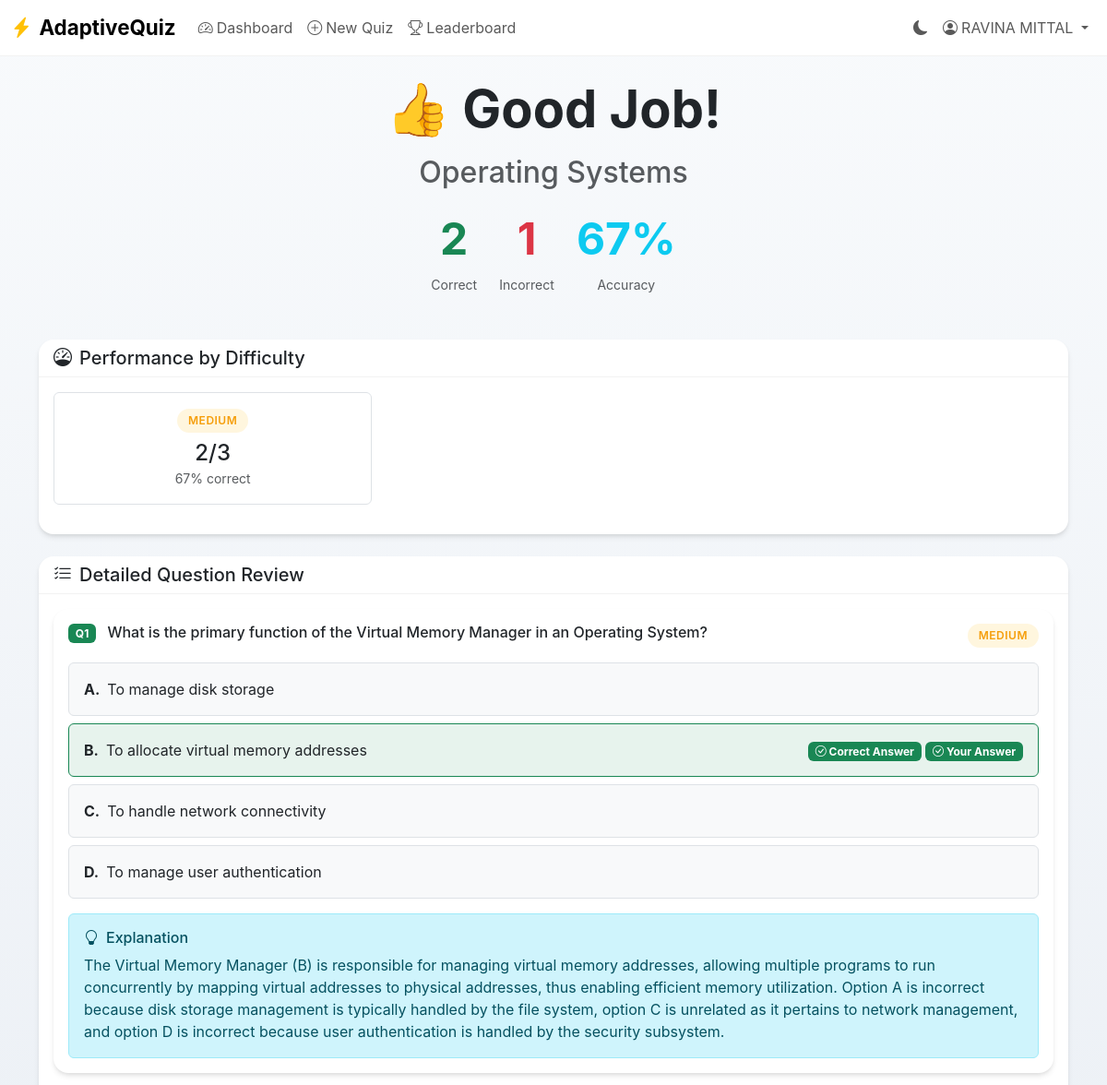
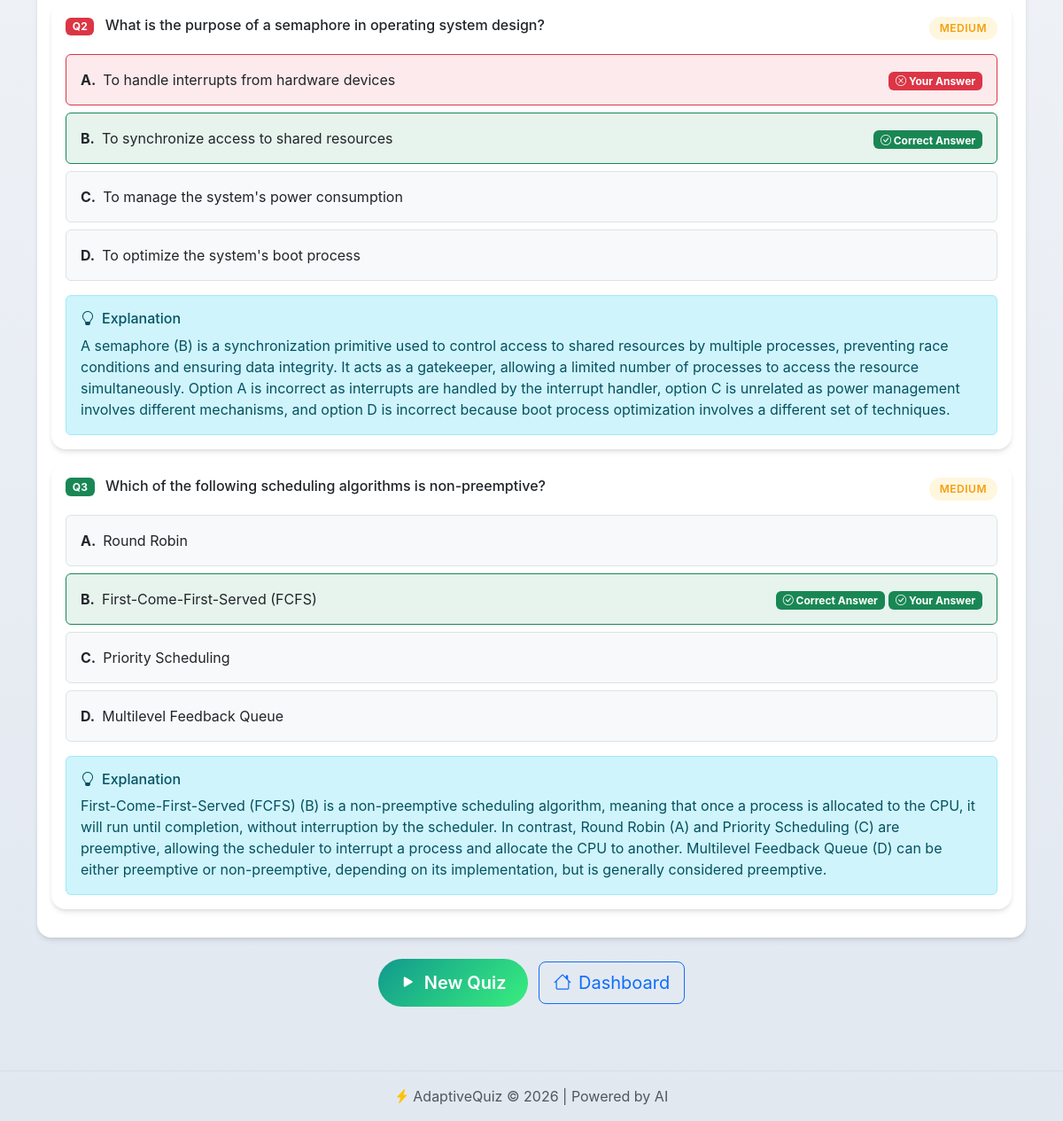
The page /quiz/2/results (signed in) on the database its author committed (2 pictures, top to bottom).
### models.py (models this page shows)
class User(UserMixin, db.Model):
    id = db.Column(db.Integer, primary_key=True)
    email = db.Column(db.String(120), unique=True, nullable=False)
    password_hash = db.Column(db.String(255), nullable=False)
    name = db.Column(db.String(100), nullable=False)
    is_admin = db.Column(db.Boolean, default=False)
    quiz_attempts = db.relationship("QuizAttempt", backref="user", lazy=True)

class QuizAttempt(db.Model):
    id = db.Column(db.Integer, primary_key=True)
    user_id = db.Column(db.Integer, db.ForeignKey("user.id"), nullable=False)
    topic = db.Column(db.String(100), nullable=False)
    difficulty = db.Column(db.String(20), nullable=False)
    score = db.Column(db.Integer, nullable=False)
    total_questions = db.Column(db.Integer, nullable=False)
    started_at = db.Column(db.DateTime, default=datetime.utcnow)
    completed_at = db.Column(db.DateTime)
    time_taken_sec = db.Column(db.Integer)
    details = db.relationship("AttemptQuestion", backref="attempt", lazy=True)

class AttemptQuestion(db.Model):
    id = db.Column(db.Integer, primary_key=True)
    attempt_id = db.Column(db.Integer, db.ForeignKey("quiz_attempt.id"), nullable=False)
    question_id = db.Column(db.Integer, db.ForeignKey("question.id"), nullable=True)
    question_text = db.Column(db.Text, nullable=False)
    option_a = db.Column(db.String(255), nullable=False)
    option_b = db.Column(db.String(255), nullable=False)
    option_c = db.Column(db.String(255), nullable=False)
    option_d = db.Column(db.String(255), nullable=False)
    correct_answer = db.Column(db.String(1), nullable=False)
    user_answer = db.Column(db.String(1))
    is_correct = db.Column(db.Boolean)
    topic = db.Column(db.String(100), nullable=False)
    difficulty = db.Column(db.String(20), nullable=False)
    time_taken_sec = db.Column(db.Integer)
    time_spent_sec = db.Column(db.Integer, default=0)
    explanation = db.Column(db.Text)

### app.py (the view)
@app.route("/quiz/<int:attempt_id>/results")
@login_required
def quiz_results(attempt_id):
    attempt = QuizAttempt.query.filter_by(
        id=attempt_id, user_id=current_user.id
    ).first_or_404()
    if not attempt.completed_at:
        flash("Complete the quiz first!", "warning")
        return redirect(url_for("take_quiz", attempt_id=attempt_id))
    questions = AttemptQuestion.query.filter_by(attempt_id=attempt.id).all()
    difficulty_stats = {}
    for q in questions:
        diff = q.difficulty or "Medium"
        if diff not in difficulty_stats:
            difficulty_stats[diff] = {"correct": 0, "total": 0}
        difficulty_stats[diff]["total"] += 1
        if q.is_correct:
            difficulty_stats[diff]["correct"] += 1
    return render_template(
        "results.html",
        attempt=attempt,
        questions=questions,
        difficulty_stats=difficulty_stats
    )

### app.py (called while the page is built)
@login_manager.user_loader
def load_user(user_id):
    return User.query.get(int(user_id))

### templates/results.html (shortened to what this page needs)
{% extends "base.html" %}
{% block content %}
<div class="animate-fade-in">
    <div class="text-center mb-5">
        <h1 class="display-4 fw-bold mb-3">
            {% if (attempt.score / attempt.total_questions) >= 0.8 %}
            🎉 Excellent Work!
            {% elif (attempt.score / attempt.total_questions) >= 0.6 %}
            👍 Good Job!
            {% else %}
            💪 Keep Learning!
            {% endif %}
        </h1>
        <h2 class="text-muted">{{ attempt.topic }}</h2>
        <div class="d-flex justify-content-center gap-4 mt-4">
            <div class="text-center">
                <h3 class="display-5 fw-bold text-success">{{ attempt.score }}</h3>
                <small class="text-muted">Correct</small>
            </div>
            <div class="text-center">
                <h3 class="display-5 fw-bold text-danger">{{ attempt.total_questions - attempt.score }}</h3>
                <small class="text-muted">Incorrect</small>
            </div>
            <div class="text-center">
                <h3 class="display-5 fw-bold text-info">{{ ((attempt.score / attempt.total_questions) *
                    100)|round(0)|int }}%</h3>
                <small class="text-muted">Accuracy</small>
            </div>
        </div>
    </div>
    {% if difficulty_stats %}
    <div class="card mb-4">
        <div class="card-header">
            <h5 class="mb-0"><i class="bi bi-speedometer me-2"></i>Performance by Difficulty</h5>
        </div>
        <div class="card-body">
            <div class="row">
                {% for diff, stats in difficulty_stats.items() %}
                <div class="col-md-4 mb-3">
                    <div class="text-center p-3 border rounded">
                        <span class="difficulty-badge {{ diff|lower }}">{{ diff }}</span>
                        <h4 class="mt-2 mb-0">{{ stats.correct }}/{{ stats.total }}</h4>
                        <small class="text-muted">{{ ((stats.correct / stats.total) * 100)|round(0)|int }}%
                            correct</small>
                    </div>
                </div>
                {% endfor %}
            </div>
        </div>
    </div>
    {% endif %}
    <div class="card mb-4">
        <div class="card-header">
            <h5 class="mb-0"><i class="bi bi-list-check me-2"></i>Detailed Question Review</h5>
        </div>
        <div class="card-body">
            {% for q in questions %}
            <div
                class="card mb-3 {% if q.is_correct %}border-success{% elif q.user_answer %}border-danger{% else %}border-warning{% endif %}">
                <div class="card-body">
                    <div class="d-flex justify-content-between align-items-start mb-3">
                        <h6 class="mb-0">
                            <span
                                class="badge {% if q.is_correct %}bg-success{% elif q.user_answer %}bg-danger{% else %}bg-warning{% endif %} me-2">
                                Q{{ loop.index }}
                            </span>
                            {{ q.question_text }}
                        </h6>
                        <span class="difficulty-badge {{ q.difficulty|lower }}">{{ q.difficulty }}</span>
                    </div>
                    <div class="mb-3">
                        {% set options = [('A', q.option_a), ('B', q.option_b), ('C', q.option_c), ('D', q.option_d)] %}
                        {% for letter, text in options %}
                        <div class="p-3 mb-2 rounded border
            {% if letter == q.correct_answer %}bg-success bg-opacity-10 border-success{% endif %}
            {% if letter == q.user_answer and not q.is_correct %}bg-danger bg-opacity-10 border-danger{% endif %}
            {% if letter != q.correct_answer and letter != q.user_answer %}bg-light{% endif %}">
                            <div class="d-flex align-items-start">
                                <strong class="me-2">{{ letter }}.</strong>
                                <div class="flex-grow-1">{{ text }}</div>
                                <div class="ms-2">
                                    {% if letter == q.correct_answer %}
                                    <span class="badge bg-success"><i class="bi bi-check-circle"></i> Correct
                                        Answer</span>
                                    {% endif %}
                                    {% if letter == q.user_answer and q.is_correct %}
                                    <span class="badge bg-success"><i class="bi bi-check-circle"></i> Your Answer</span>
                                    {% endif %}
                                    {% if letter == q.user_answer and not q.is_correct %}
                                    <span class="badge bg-danger"><i class="bi bi-x-circle"></i> Your Answer</span>
                                    {% endif %}
                                </div>
                            </div>
                        </div>
                        {% endfor %}
                    </div>
                    {% if q.explanation %}
                    <div class="alert alert-info mb-0">
                        <h6 class="alert-heading"><i class="bi bi-lightbulb me-2"></i>Explanation</h6>
                        <p class="mb-0">{{ q.explanation }}</p>
                    </div>
                    {% else %}
                    <div class="alert alert-secondary mb-0">
                        <i class="bi bi-info-circle me-2"></i>No explanation available for this question.
                    </div>
                    {% endif %}
                </div>
            </div>
            {% endfor %}
        </div>
    </div>
    <div class="text-center mb-5">
        <a href="{{ url_for('new_quiz') }}" class="btn btn-gradient-success btn-lg me-2">
            <i class="bi bi-play-fill me-2"></i>New Quiz
        </a>
        <a href="{{ url_for('dashboard') }}" class="btn btn-outline-primary btn-lg">
            <i class="bi bi-house me-2"></i>Dashboard
        </a>
    </div>
</div>
{% endblock %}

### templates/base.html (shortened to what this page needs)
<!doctype html>
<html lang="en" data-bs-theme="light">
<head>
    <link href="https://cdn.jsdelivr.net/npm/bootstrap@5.3.3/dist/css/bootstrap.min.css" rel="stylesheet">
    <link href="https://cdn.jsdelivr.net/npm/bootstrap-icons@1.11.3/font/bootstrap-icons.css" rel="stylesheet">
    <link rel="stylesheet" href="{{ url_for('static', filename='style.css') }}">
</head>
<body>
    <nav class="navbar navbar-expand-lg sticky-top">
        <div class="container-fluid">
            <a class="navbar-brand d-flex align-items-center" href="{{ url_for('dashboard') }}">
                <i class="bi bi-lightning-charge-fill text-warning me-2"></i>
                <span class="fw-bold">AdaptiveQuiz</span>
            </a>
            <div class="collapse navbar-collapse" id="navbarNav">
                <ul class="navbar-nav me-auto">
                    {% if current_user.is_authenticated %}
                    <li class="nav-item">
                        <a class="nav-link" href="{{ url_for('dashboard') }}">
                            <i class="bi bi-speedometer2 me-1"></i>Dashboard
                        </a>
                    </li>
                    <li class="nav-item">
                        <a class="nav-link" href="{{ url_for('new_quiz') }}">
                            <i class="bi bi-plus-circle me-1"></i>New Quiz
                        </a>
                    </li>
                    <li class="nav-item">
                        <a class="nav-link" href="{{ url_for('leaderboard') }}">
                            <i class="bi bi-trophy me-1"></i>Leaderboard
                        </a>
                    </li>
                    {% endif %}
                </ul>
                <ul class="navbar-nav">
                    <li class="nav-item">
                        <button class="btn btn-link nav-link" id="darkModeToggle" title="Toggle dark mode">
                            <i class="bi bi-moon-fill" id="darkModeIcon"></i>
                        </button>
                    </li>
                    {% if current_user.is_authenticated %}
                    <li class="nav-item dropdown">
                        <a class="nav-link dropdown-toggle" href="#" data-bs-toggle="dropdown">
                            <i class="bi bi-person-circle me-1"></i>{{ current_user.name }}
                        </a>
                    </li>
                    {% endif %}
                </ul>
            </div>
        </div>
    </nav>
    <main class="container-fluid py-4">
        <div class="container">
            {% block content %}{% endblock %}
        </div>
    </main>
    <footer class="footer mt-auto py-3">
        <div class="container text-center">
            <span class="text-muted">
                <i class="bi bi-lightning-charge-fill text-warning"></i>
                AdaptiveQuiz &copy; 2026 | Powered by AI
            </span>
        </div>
    </footer>
</body>
</html>

### static/style.css (style rules this page uses)
:root { --gradient-primary: linear-gradient(135deg, #667eea 0%, #764ba2 100%); --gradient-success: linear-gradient(135deg, #11998e 0%, #38ef7d 100%); --gradient-danger: linear-gradient(135deg, #eb3349 0%, #f45c43 100%); --gradient-warning: linear-gradient(135deg, #f093fb 0%, #f5576c 100%); --card-shadow: 0 4px 6px -1px rgba(0, 0, 0, 0.1), 0 2px 4px -1px rgba(0, 0, 0, 0.06); --card-shadow-hover: 0 20px 25px -5px rgba(0, 0, 0, 0.1), 0 10px 10px -5px rgba(0, 0, 0, 0.04); --border-radius: 16px; --transition-smooth: all 0.3s cubic-bezier(0.4, 0, 0.2, 1); }
body { min-height: 100vh; display: flex; flex-direction: column; font-family: 'Inter', -apple-system, BlinkMacSystemFont, 'Segoe UI', Roboto, sans-serif; }
[data-bs-theme="light"] body { background: linear-gradient(180deg, #f8fafc 0%, #e2e8f0 100%); }
main { flex: 1; }
.navbar { backdrop-filter: blur(10px); border-bottom: 1px solid rgba(128, 128, 128, 0.1); }
[data-bs-theme="light"] .navbar { background: rgba(255, 255, 255, 0.9) !important; }
.navbar-brand { font-size: 1.4rem; }
.card { border: none; border-radius: var(--border-radius); box-shadow: var(--card-shadow); transition: var(--transition-smooth); overflow: hidden; }
.card-header { background: transparent; border-bottom: 1px solid rgba(128, 128, 128, 0.1); font-weight: 600; }
.difficulty-badge { display: inline-flex; align-items: center; padding: 4px 12px; border-radius: 50px; font-size: 0.75rem; font-weight: 600; text-transform: uppercase; letter-spacing: 0.5px; }
.difficulty-badge.medium { background: rgba(251, 191, 36, 0.15); color: #f59e0b; }
.btn-gradient-success { background: var(--gradient-success); border: none; color: white; font-weight: 600; padding: 12px 24px; border-radius: 50px; transition: var(--transition-smooth); }
.animate-fade-in { animation: fadeIn 0.5s ease; }
.footer { border-top: 1px solid rgba(128, 128, 128, 0.1); }
.alert-heading { margin-bottom: 0.5rem; font-size: 1rem; }
.card.border-success { border-width: 2px; }
.card.border-danger { border-width: 2px; }

### rows shown on the page
User: name "RAVINA MITTAL"
QuizAttempt: topic "Operating Systems", score "2", attempt.total_questions-attempt.score "1", score+total_questions "67"
AttemptQuestion: difficulty "MEDIUM", correct "2", total "3", correct "67", question_text "What is the primary function of the Virtual Memory Manager in an Operating System?", letter "A", option_a "To manage disk storage", letter "B", option_b "To allocate virtual memory addresses", correct_answer "B" (drawn), user_answer "B" (drawn), letter "C", option_c "To handle network connectivity", letter "D", option_d "To manage user authentication", explanation "The Virtual Memory Manager (B) is responsible for managing virtual memory addresses, allowing multiple programs to run concurrently by mapping virtual addresses to physical addresses, thus enabling efficient memory utilization. Option A is incorrect because disk storage management is typically handled by the file system, option C is unrelated as it pertains to network management, and option D is incorrect because user authentication is handled by the security subsystem."
AttemptQuestion: question_text "What is the purpose of a semaphore in operating system design?", difficulty "MEDIUM", user_answer "A", option_a "To handle interrupts from hardware devices", is_correct False (drawn), correct_answer "B", option_b "To synchronize access to shared resources", shows "Correct Answer", letter "C", option_c "To manage the system's power consumption", letter "D", option_d "To optimize the system's boot process", explanation "A semaphore (B) is a synchronization primitive used to control access to shared resources by multiple processes, preventing race conditions and ensuring data integrity. It acts as a gatekeeper, allowing a limited number of processes to access the resource simultaneously. Option A is incorrect as interrupts are handled by the interrupt handler, option C is unrelated as power management involves different mechanisms, and option D is incorrect because boot process optimization involves a different set of techniques."
AttemptQuestion: question_text "Which of the following scheduling algorithms is non-preemptive?", difficulty "MEDIUM", letter "A", option_a "Round Robin", letter "B", option_b "First-Come-First-Served (FCFS)", correct_answer "B" (drawn), user_answer "B" (drawn), letter "C", option_c "Priority Scheduling", letter "D", option_d "Multilevel Feedback Queue", explanation "First-Come-First-Served (FCFS) (B) is a non-preemptive scheduling algorithm, meaning that once a process is allocated to the CPU, it will run until completion, without interruption by the scheduler. In contrast, Round Robin (A) and Priority Scheduling (C) are preemptive, allowing the scheduler to interrupt a process and allocate the CPU to another. Multilevel Feedback Queue (D) can be either preemptive or non-preemptive, depending on its implementation, but is generally considered preemptive."
